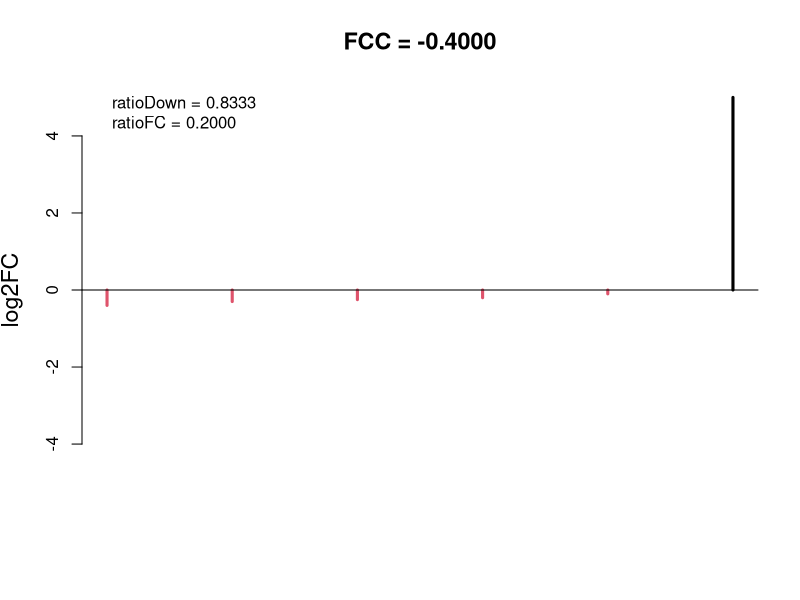
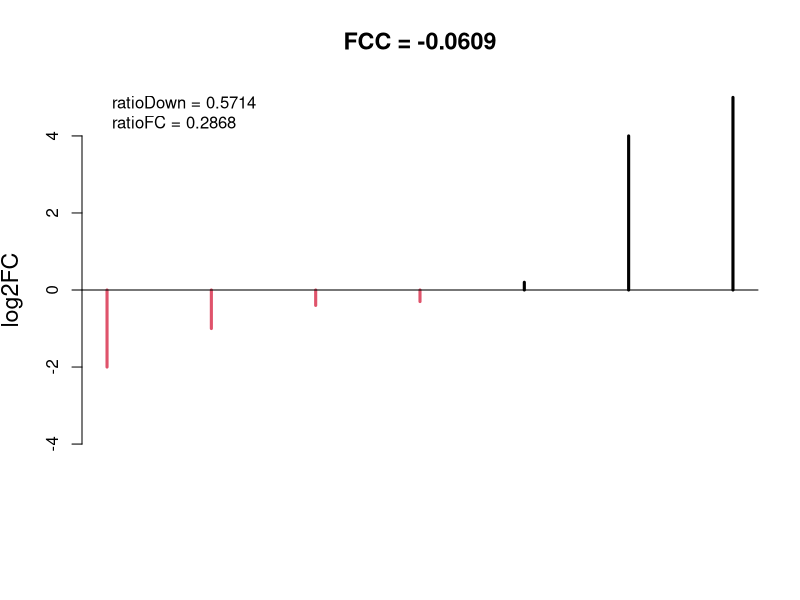
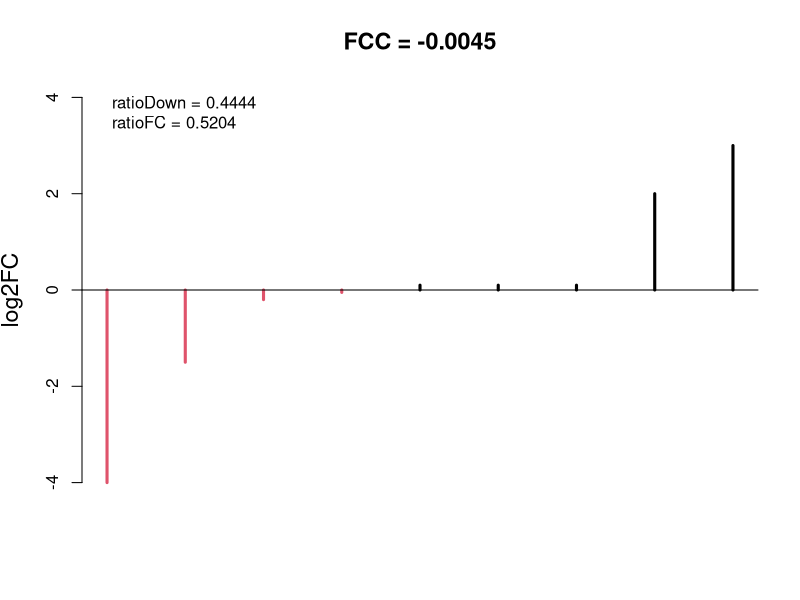
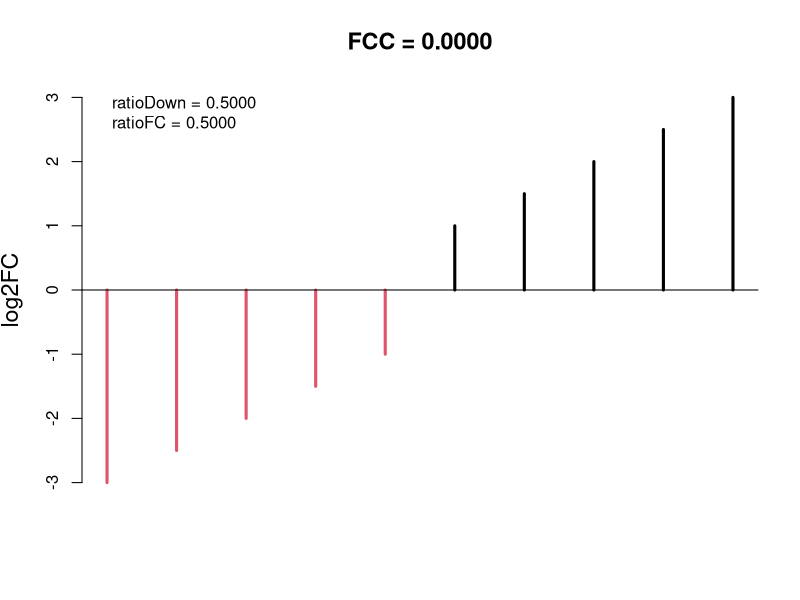
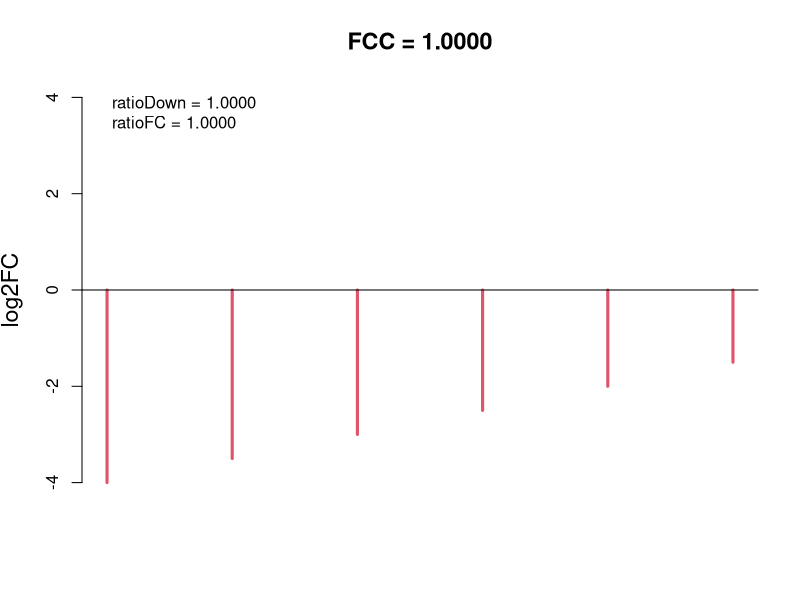
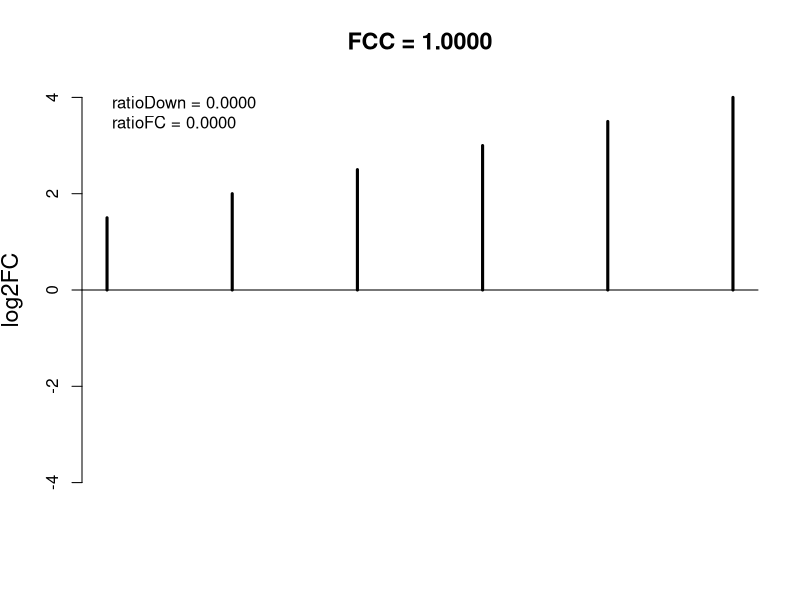
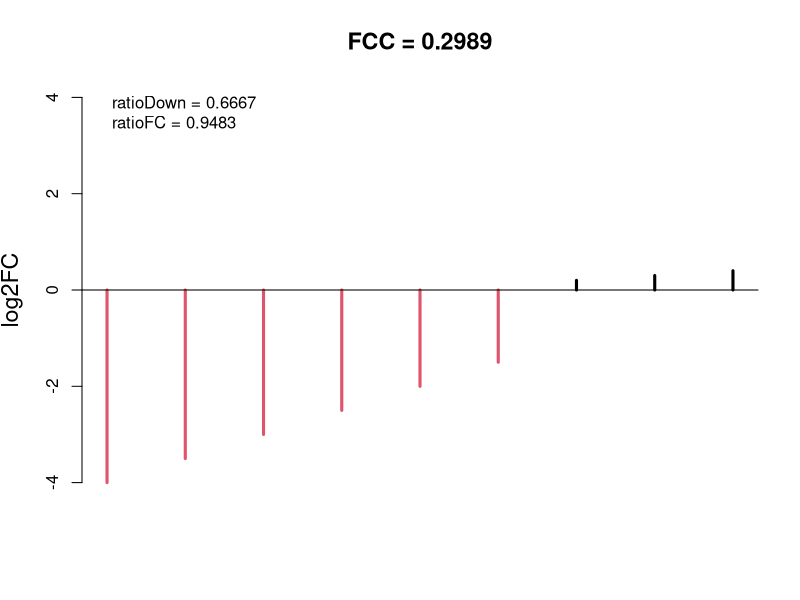
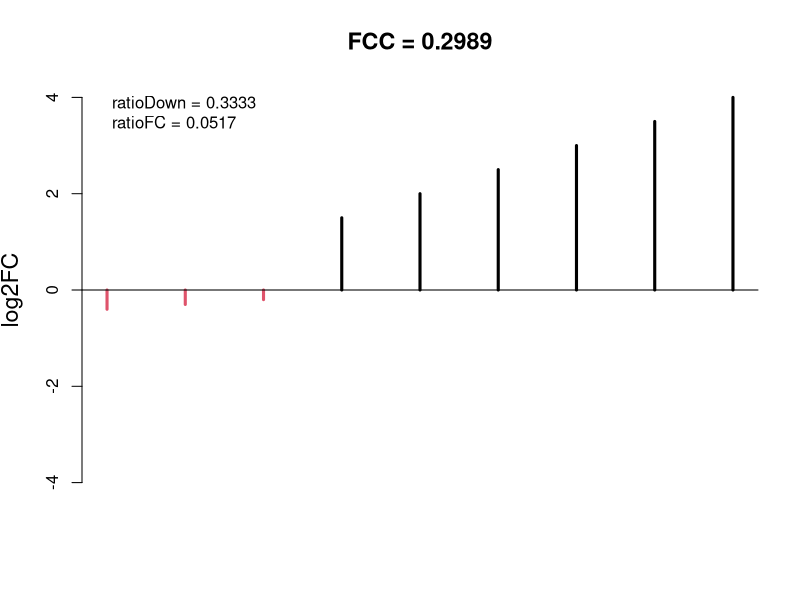

Reproduce these figures in R, in order.


options(scipen=100)

# Rscript toy_fcc_scores.R

script_name <- "toy_fcc_scores.R"

startTime <- Sys.time()

cat("> START ", script_name, "\n")


outFolder <- file.path("TOY_FCC_SCORES")
dir.create(outFolder, recursive = TRUE)

plotCex <- 1.4
plotType <- "svg"
myHeight <- 7
myWidth <- 9
# plotType <- "png"
# myHeight <- 400
# myWidth <- 500


get_fcc <- function(fc_vect) {
  (2* sum(fc_vect < 0)/length(fc_vect) -1) *  (2* sum(abs(fc_vect[fc_vect<0]))/sum(abs(fc_vect)) -1)
}

get_ratioDown <- function(fc_vect) {
  sum(fc_vect < 0)/length(fc_vect) 
}

get_ratioFC <- function(fc_vect) {
  sum(abs(fc_vect[fc_vect<0]))/sum(abs(fc_vect))
}


################################################
# CASE 1: very discordant
################################################

very_discordant1 <- c(-0.2,-0.1,-0.4,-0.3,-0.25, 5)

very_discordant2 <- c(-2,-1,-0.4,-0.3,0.2, 4, 5)

very_discordant3 <- c(-4, 3, -0.2, 0.1, -1.5, 2, 0.1, 0.1, -0.05)



################################################
# CASE 2: fifty-fifty
################################################

fifty_fifty <- c(-1, -1.5, -2, -2.5, -3, 
                1, 1.5, 2, 2.5, 3)


################################################
# CASE 3: down concordant
################################################

down_concordant <- c(-2,-2.5,-3,-3.5, -1.5,-4)


################################################
# CASE 4: up concordant
################################################

up_concordant <- abs(down_concordant)


################################################
# CASE 5: mostly down concordant
################################################

almost_down_concordant <- c(-2,-2.5,-3,-3.5, -1.5,-4, 0.2, 0.4, 0.3)



################################################
# CASE 6: mostly up concordant
################################################

almost_up_concordant <- -1*almost_down_concordant



plot_vect = "very_discordant"


for(plot_vect in c( "very_discordant1", "very_discordant2", "very_discordant3", "fifty_fifty", "down_concordant", "up_concordant", "almost_down_concordant", "almost_up_concordant"  )) {
  
  fc_vect <- sort(get(plot_vect))
  
  plotTit <-  paste0("FCC = ", sprintf("%.4f", get_fcc(fc_vect)))
  
  
  outFile <- file.path(outFolder, paste0(plot_vect, "_toy_fcc.", plotType))
  do.call(plotType, list(outFile, height=myHeight, width=myWidth))
  
  plot(fc_vect, type="h", col = as.numeric(fc_vect < 0)+1, lwd=3, axes=F,
       ylim = c(-max(abs(fc_vect)), max(abs(fc_vect))),
       xlab = "",
       ylab = "log2FC",
       main=plotTit,
       cex.axis=plotCex,
       cex.lab=plotCex,
       cex.main=plotCex)
  axis(1, pos=0, labels=FALSE, lwd.ticks = -1, at=0:(length(fc_vect)+1))
  axis(2)
  
  
  legend(
    "topleft",
    legend = c(
      paste0("ratioDown = ", sprintf("%.4f", get_ratioDown(fc_vect))),
      paste0("ratioFC = ", sprintf("%.4f", get_ratioFC(fc_vect)))
    ),
    bty="n"
  )
  
  
  foo <- dev.off()
  cat(paste0("... written: ", outFile, "\n"))
  
}








